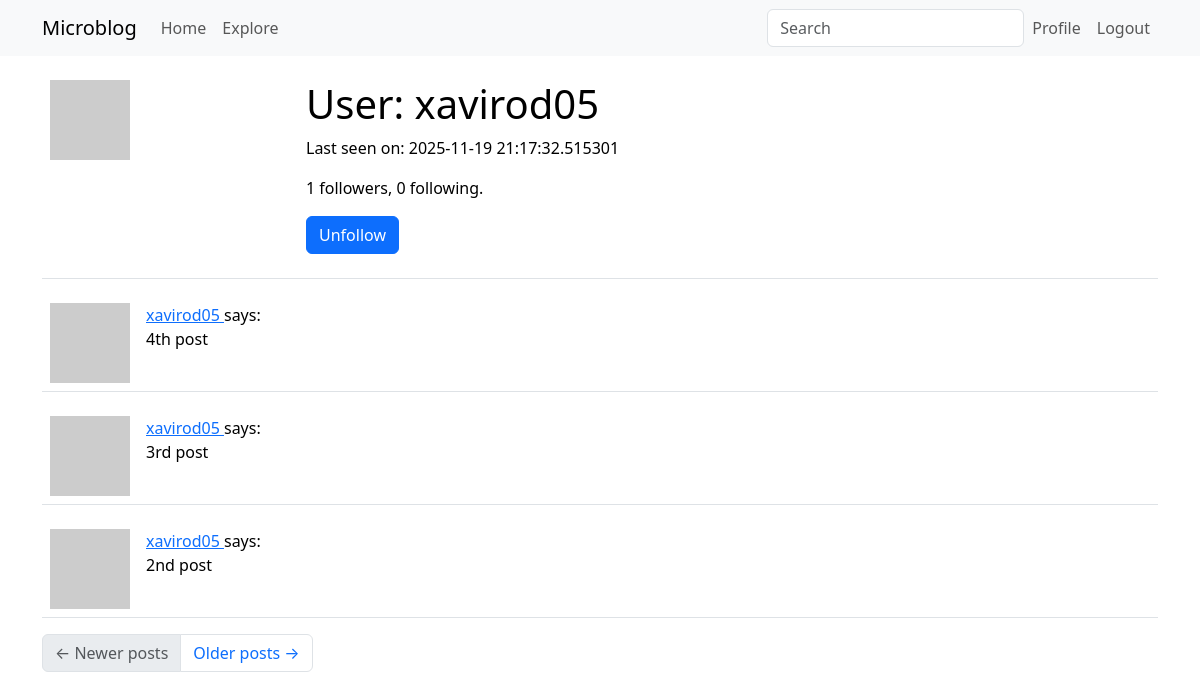
Page /user/xavirod05 (signed in) on the committed database.
### app/models.py (models this page shows, shortened)
class User(UserMixin, db.Model):
    id: so.Mapped[int] = so.mapped_column(primary_key=True)
    username: so.Mapped[str] = so.mapped_column(sa.String(64), index=True,
                                                unique=True)
    email: so.Mapped[str] = so.mapped_column(sa.String(120), index=True,
                                             unique=True)
    password_hash: so.Mapped[Optional[str]] = so.mapped_column(sa.String(256))
    about_me: so.Mapped[Optional[str]] = so.mapped_column(sa.String(140))
    last_seen: so.Mapped[Optional[datetime]] = so.mapped_column(
        default=lambda: datetime.now(timezone.utc))
    posts: so.WriteOnlyMapped['Post'] = so.relationship(
        back_populates='author')
    following: so.WriteOnlyMapped['User'] = so.relationship(
        secondary=followers, primaryjoin=(followers.c.follower_id == id),
        secondaryjoin=(followers.c.followed_id == id),
        back_populates='followers')
    followers: so.WriteOnlyMapped['User'] = so.relationship(
        secondary=followers, primaryjoin=(followers.c.followed_id == id),
        secondaryjoin=(followers.c.follower_id == id),
        back_populates='following')
    def avatar(self, size):
        digest = md5(self.email.lower().encode('utf-8')).hexdigest()
        return f'https://www.gravatar.com/avatar/{digest}?d=identicon&s={size}'
    def is_following(self, user):
        query = self.following.select().where(User.id == user.id)
        return db.session.scalar(query) is not None
    def followers_count(self):
        query = sa.select(sa.func.count()).select_from(
            self.followers.select().subquery())
        return db.session.scalar(query)
    def following_count(self):
        query = sa.select(sa.func.count()).select_from(
            self.following.select().subquery())
        return db.session.scalar(query)

class SearchableMixin(object):
    @classmethod
    def before_commit(cls, session):
        session._changes = {
            'add': list(session.new),
            'update': list(session.dirty),
            'delete': list(session.deleted)
        }
    @classmethod
    def after_commit(cls, session):
        for obj in session._changes['add']:
            if isinstance(obj, SearchableMixin):
                add_to_index(obj.__tablename__, obj)
        for obj in session._changes['update']:
            if isinstance(obj, SearchableMixin):
                add_to_index(obj.__tablename__, obj)
        for obj in session._changes['delete']:
            if isinstance(obj, SearchableMixin):
                remove_from_index(obj.__tablename__, obj)
        session._changes = None

class Post(SearchableMixin, db.Model):
    __searchable__ = ['body']
    id: so.Mapped[int] = so.mapped_column(primary_key=True)
    body: so.Mapped[str] = so.mapped_column(sa.String(140))
    timestamp: so.Mapped[datetime] = so.mapped_column(
        index=True, default=lambda: datetime.now(timezone.utc))
    user_id: so.Mapped[int] = so.mapped_column(sa.ForeignKey(User.id),
                                               index=True)
    language: so.Mapped[Optional[str]] = so.mapped_column(sa.String(5))
    author: so.Mapped[User] = so.relationship(back_populates='posts')

### app/main/routes.py (the view)
@bp.route('/user/<username>')
@login_required
def user(username):
    user = db.first_or_404(sa.select(User).where(User.username == username))
    page = request.args.get('page', 1, type=int)
    query = user.posts.select().order_by(Post.timestamp.desc())
    posts = db.paginate(query, page=page,
                        per_page=current_app.config['POSTS_PER_PAGE'],
                        error_out=False)
    next_url = url_for('main.user', username=user.username,
                       page=posts.next_num) if posts.has_next else None
    prev_url = url_for('main.user', username=user.username,
                       page=posts.prev_num) if posts.has_prev else None
    form = EmptyForm()
    return render_template('user.html', user=user, posts=posts.items,
                           next_url=next_url, prev_url=prev_url, form=form)

### app/main/forms.py
class SearchForm(FlaskForm):
    q = StringField(_l('Search'), validators=[DataRequired()])
    def __init__(self, *args, **kwargs):
        if 'formdata' not in kwargs:
            kwargs['formdata'] = request.args
        if 'meta' not in kwargs:
            kwargs['meta'] = {'csrf': False}
        super(SearchForm, self).__init__(*args, **kwargs)

class EmptyForm(FlaskForm):
    submit = SubmitField('Submit')

### app/__init__.py (called while the page is built)
def get_locale():
    return request.accept_languages.best_match(current_app.config['LANGUAGES'])

### app/main/routes.py (called while the page is built)
@bp.before_app_request
def before_request():
    if current_user.is_authenticated:
        current_user.last_seen = datetime.now(timezone.utc)
        db.session.commit()
        g.search_form = SearchForm()
    g.locale = str(get_locale())

### app/models.py (called while the page is built)
@login.user_loader
def load_user(id):
    return db.session.get(User, int(id))

### app/templates/user.html (shortened to what this page needs)
{% extends "base.html" %}
{% block content %}
    <table class="table table-hover">
        <tr>
            <td width="256px"><img src="{{ user.avatar(256) }}"></td>
            <td>
                <h1>User: {{ user.username }}</h1>
                {% if user.last_seen %}<p>Last seen on: {{ user.last_seen }}</p>{% endif %}
                <p>{{ user.followers_count() }} followers, {{ user.following_count() }} following.</p>
                {% if user == current_user %}
                <p><a href="{{ url_for('edit_profile') }}">Edit your profile</a></p>
                {% else %}
                <p>
                    <form action="{{ url_for('unfollow', username=user.username) }}" method="post">
                        {{ form.submit(value='Unfollow', class_='btn btn-primary') }}
                    </form>
                </p>
                {% endif %}
            </td>
        </tr>
    </table>
    {% for post in posts %}
        {% include '_post.html' %}
    {% endfor %}
    <nav aria-label="Post navigation">
        <ul class="pagination">
            <li class="page-item{% if not prev_url %} disabled{% endif %}">
                <a class="page-link" href="{{ prev_url }}">
                    <span aria-hidden="true">&larr;</span> Newer posts
                </a>
            </li>
            <li class="page-item{% if not next_url %} disabled{% endif %}">
                <a class="page-link" href="{{ next_url }}">
                    Older posts <span aria-hidden="true">&rarr;</span>
                </a>
            </li>
        </ul>
    </nav>
{% endblock %}

### app/templates/_post.html
    <table class="table table-hover">
        <tr>
            <td width="70px">
                <a href="{{ url_for('user', username=post.author.username) }}">
                    <img src="{{ post.author.avatar(70) }}" />
                </a>
            </td>
            <td>
                <a href="{{ url_for('user', username=post.author.username) }}">
                    {{ post.author.username }}
                </a>
                says:
                <br>
                {{ post.body }}
            </td>
        </tr>
    </table>

### rows in the picture
User: username "xavirod05", last_seen "2025-11-19 21:17:32.515301"
Post: author.username "xavirod05", body "4th post"
Post: author.username "xavirod05", body "3rd post"
Post: author.username "xavirod05", body "2nd post"

### other values in the picture
{{ user.followers_count() }} "1"
{{ user.following_count() }} "0"
